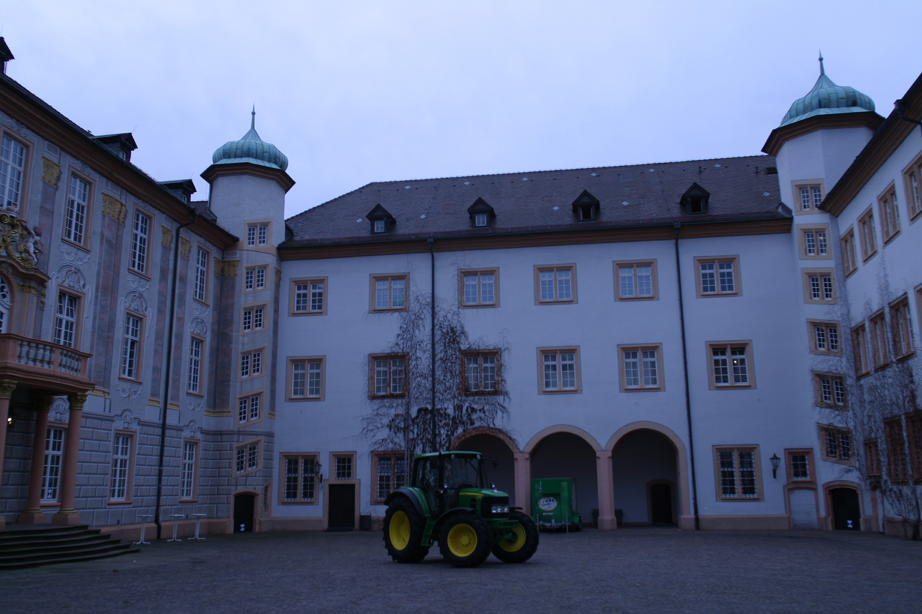
%> input picture Code/Week1/Data/0000_s.png, 922 x 614 px
$ octave lab1.m   (GNU Octave 9; MATLAB toolbox functions it lacks are replaced by stand-ins)
%> lines starting %> are read from the running program, lines starting %| are printed output that depends on the picture
### Code/Week1/apply_H.m
function [ outI ] = apply_H(I, H, reference)
% apply_H function that applies transformation H to image I
% returns image outI.

sizeI = size(I);
sizeH = size(H);
[nrows, ncols, nchan] = size(I);

% Check dimensions
if ((sizeH(1) ~= 3) || (sizeH(2) ~= 3))
    display('Matrix H has incorrect dimensions')
    return
end

% Fill in unset optional values.
switch nargin
    case 2
        reference = 'displayAllImage';
end

if strcmp(reference, 'displayAllImage')
    % Find corners in homogeneous coord.
    c1 = [1 1 1]';
    c2 = [ncols 1 1]';
    c3 = [1 nrows 1]';
    c4 = [ncols nrows 1]';

    Hc1=H*c1;
    Hc2=H*c2;
    Hc3=H*c3;
    Hc4=H*c4;

    Hc1 = Hc1/Hc1(3);
    Hc2 = Hc2/Hc2(3);
    Hc3 = Hc3/Hc3(3);
    Hc4 = Hc4/Hc4(3);

    xmin = round(min([Hc1(1) Hc2(1) Hc3(1) Hc4(1)]));
    xmax = round(max([Hc1(1) Hc2(1) Hc3(1) Hc4(1)]));
    ymin = round(min([Hc1(2) Hc2(2) Hc3(2) Hc4(2)]));
    ymax = round(max([Hc1(2) Hc2(2) Hc3(2) Hc4(2)]));

elseif strcmp(reference, 'keepOriginalPositions')
    xmin = 1;
    xmax = ncols;
    ymin = 1;
    ymax = nrows;
end

[X,Y] = meshgrid(xmin:xmax, ymin:ymax);
Hncols = xmax - xmin + 1;
Hnrows = ymax - ymin + 1;
Z = ones(Hnrows,Hncols);

XYZs = [X(:) Y(:) Z(:)]';

Hi = inv(H);
HiXYZs = Hi * XYZs;
HX = reshape(HiXYZs(1,:), Hnrows, Hncols);
HY = reshape(HiXYZs(2,:), Hnrows, Hncols);
HZ = reshape(HiXYZs(3,:), Hnrows, Hncols);
HX = HX ./ HZ;
HY = HY ./ HZ;

outI = zeros(Hnrows,Hncols, nchan);
for c=1:nchan,
    outI(:,:,c) = interp2(double(I(:,:,c)), HX, HY, 'linear', 0);
end

% figure; imshow(uint8(I)); title('original image');
% figure; imshow(uint8(outI)); title('transformed image');

end

### Code/Week1/lab1.m
%%%%%%%%%%%%%%%%%%%%%%%%%%%%%%%%%%%%%%%%%%%%%%%%%%%%%%%%%%%%%%%%%%%%%%%%%%%
%% Lab 1: Image rectification


%%%%%%%%%%%%%%%%%%%%%%%%%%%%%%%%%%%%%%%%%%%%%%%%%%%%%%%%%%%%%%%%%%%%%%%%%%%
%% 1. Applying image transformations

% ToDo: create the function  "apply_H" that gets as input a homography and
% an image and returns the image transformed by the homography.
% At some point you will need to interpolate the image values at some points,
% you may use the Matlab function "interp2" for that.

clear all;
close all;
clc;
%% 1.1. Similarities
I=imread('Data/0000_s.png'); % we have to be in the proper folder
%> I is the input picture: size 614x922x3 uint8; mean R, G, B 89.5, 99.9, 130.2
figure(1); imshow(I); title('Original Image');

% ToDo: generate a matrix H which produces a similarity transformation
% Matrix H with translation
H = [1 0 100;
     0 1 150;
     0 0  1 ];

I2 = apply_H(I, H, 'keepOriginalPositions');
figure(2); imshow(uint8(I2)); title('Planar transformations: Translation');

% Matrix H with rotation of 20º
H = [cosd(20) -sind(20) 0;
     sind(20) cosd(20) 0;
     0 0 1];

I2 = apply_H(I, H);
figure(3); imshow(uint8(I2)); title('Planar transformations: Rotation');

% Matrix H with translation & rotation
H = [cosd(20) -sind(20) 100;
     sind(20) cosd(20) 150;
     0 0 1];

I2 = apply_H(I, H, 'keepOriginalPositions');
%> call 3 of apply_H, with H = [0.94 -0.342 100; 0.342 0.94 150; 0 0 1], reference = 'keepOriginalPositions'
%> after the loop in apply_H (call 3), `for c=1:nchan,`:
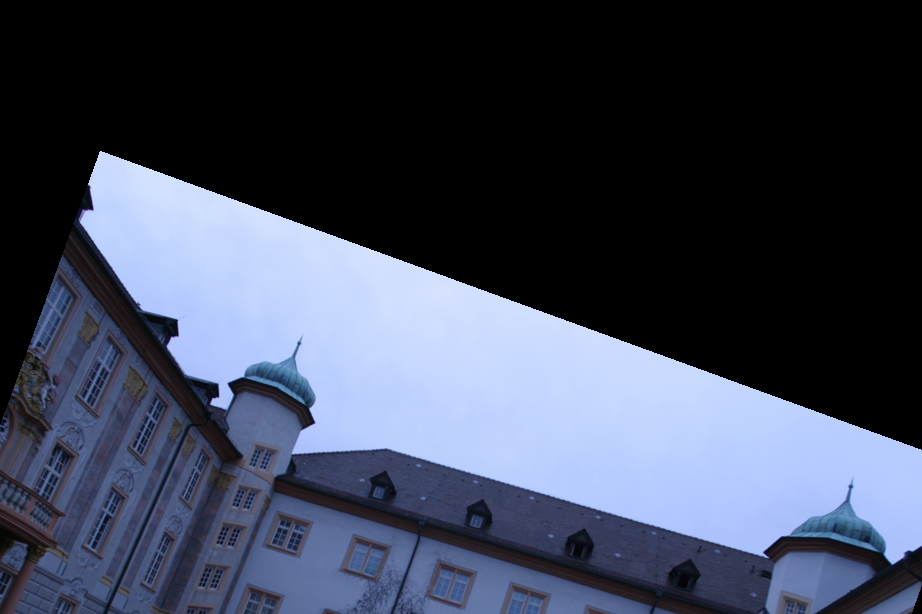
%> outI: size 614x922x3 double; mean R, G, B 62, 68.7, 86.8
figure(4); imshow(uint8(I2)); title('Planar transformations: Translation & Rotation');

% Matrix H with scale
H = [2 0 0;
     0 2 0;
     0 0 1];

I2 = apply_H(I, H);
figure(5); imshow(uint8(I2)); title('Planar transformations: Scale');


%% 1.2. Affinities

% ToDo: generate a matrix H which produces an affine transformation
H = [1.15  -0.3  160;
     0.3   0.65  -65;
     0      0     1];

I2 = apply_H(I, H);
%> call 5 of apply_H, with H = [1.15 -0.3 160; 0.3 0.65 -65; 0 0 1]
%> after the loop in apply_H (call 5), `for c=1:nchan,`:
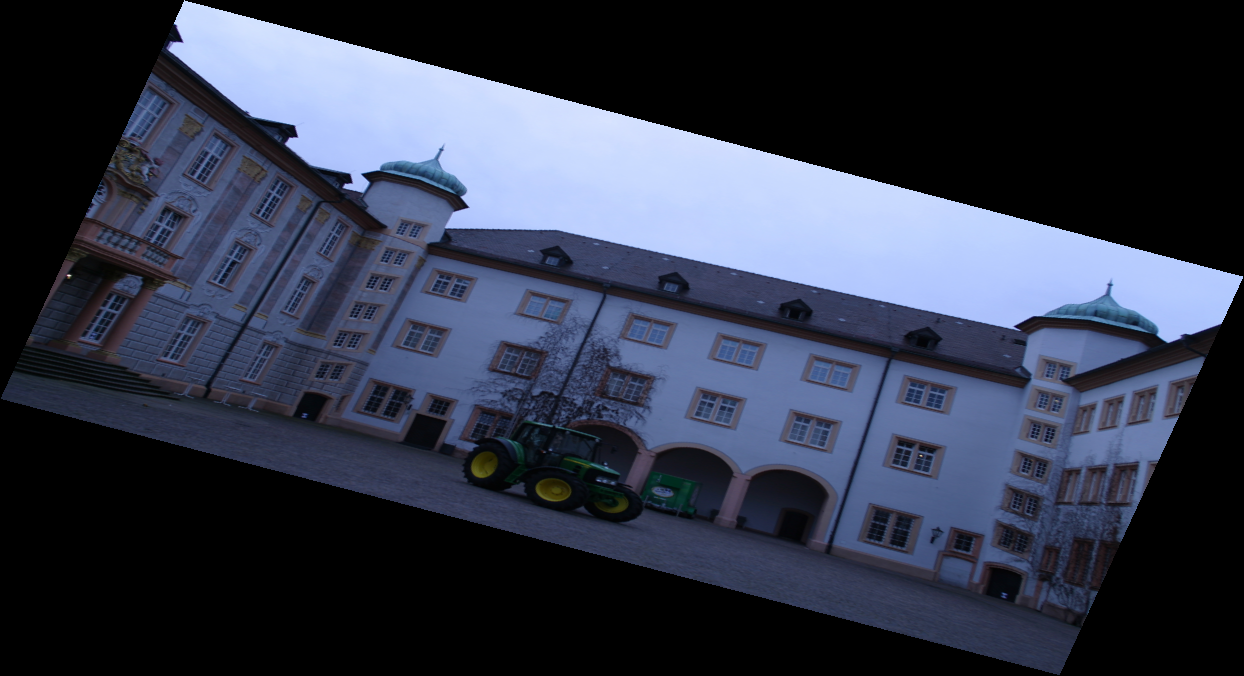
%> outI: size 676x1244x3 double; mean R, G, B 50.3, 56.2, 73.2
figure(6); imshow(uint8(I2)); title('Planar transformations: Affine')

% ToDo: decompose the affinity in four transformations: two
% rotations, a scale, and a translation
A = H(1:size(H,1)-1,1:size(H,2)-1);
[U,S,V] = svd(A); %performs a singular value decomposition of matrix A, such that A = U*S*V'.
R_theta = U*V';
R_phi = V';
D = S;
t = [H(1,size(H,1)); H(2,size(H,1))];

% ToDo: verify that the product of the four previous transformations
% produces the same matrix H as above

% Compute A, following Lecture 1, Page 43 of 48
A = R_theta*R_phi'*D*R_phi;
% Add the translation terms to H
H_new = [A t; 0 0 1];
I2 = apply_H(I, H_new);
figure(7); imshow(uint8(I2)); title('Planar transformations: Affine (From SVD decomposition)')

% ToDo: verify that the proper sequence of the four previous
% transformations over the image I produces the same image I2 as before
Identity = [1 0; 0 1];
H_R_phi = [R_phi [0; 0]; 0 0 1];
H_D = [D [0; 0]; 0 0 1];
H_R_theta = [R_theta [0; 0]; 0 0 1];
H_t = [Identity t; 0 0 1];

I_aux = apply_H(I, H_R_theta);
%> call 7 of apply_H, with H = [0.949 -0.316 0; 0.316 0.949 0; 0 0 1]
%> after the loop in apply_H (call 7), `for c=1:nchan,`:
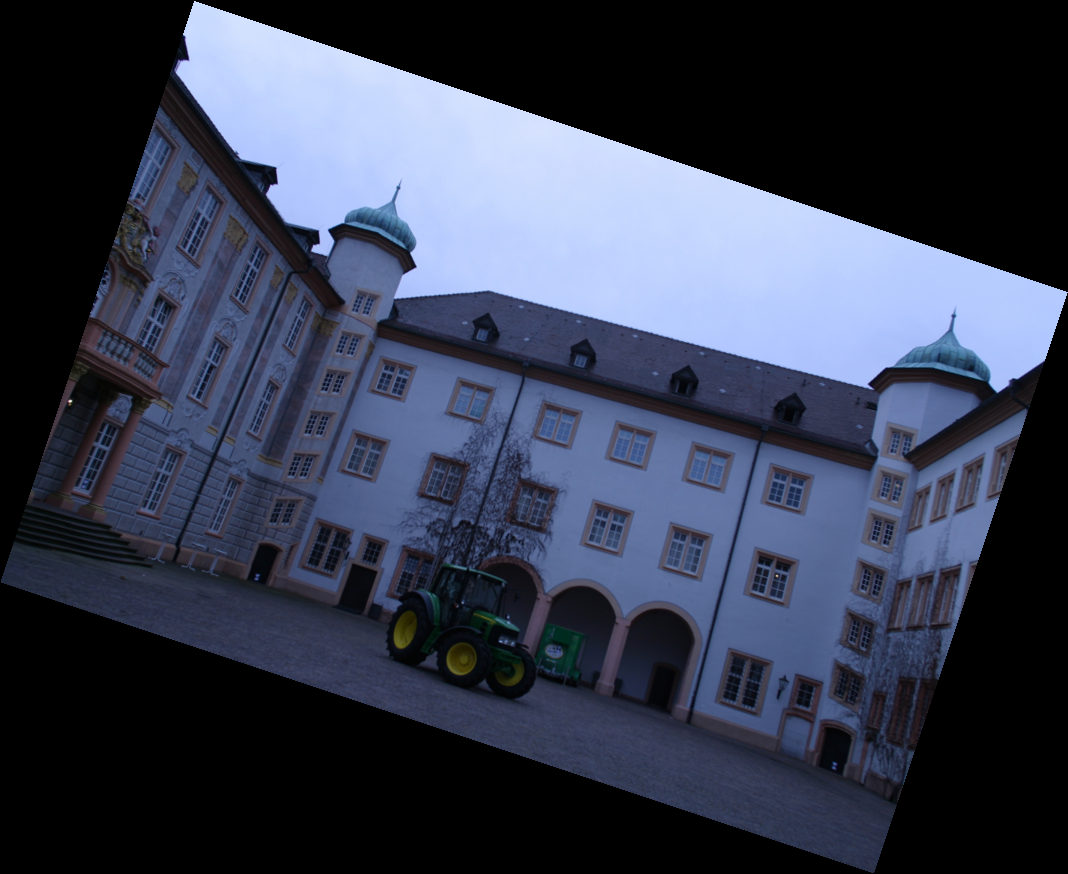
%> outI: size 874x1068x3 double; mean R, G, B 54.1, 60.4, 78.7
I_aux = apply_H(I_aux, H_R_phi');
%> call 8 of apply_H, with H = [-0.987 0.16 0; 0.16 0.987 0; 0 0 1]
%> after the loop in apply_H (call 8), `for c=1:nchan,`:
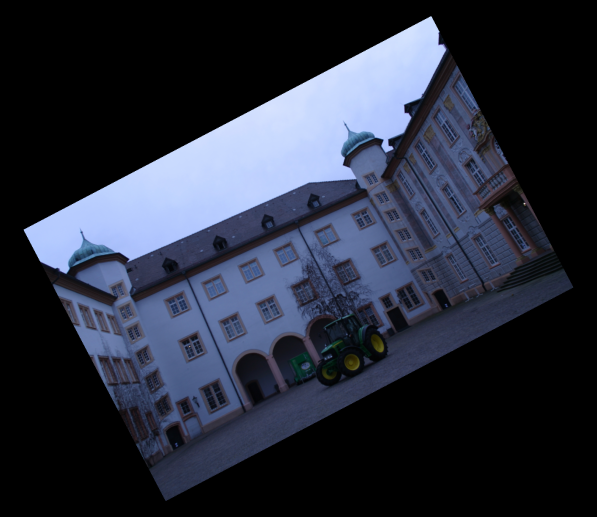
%> outI: size 1034x1194x3 double (shown at 1/2 size); mean R, G, B 40.9, 45.7, 59.5
I_aux = apply_H(I_aux, H_D);
%> after the loop in apply_H (call 9), `for c=1:nchan,`:
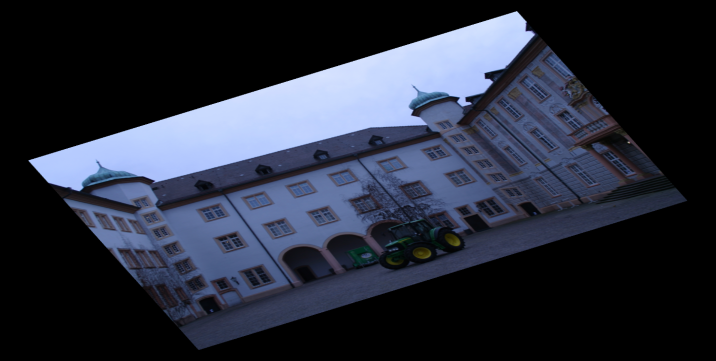
%> outI: size 722x1431x3 double (shown at 1/2 size); mean R, G, B 40.9, 45.7, 59.6
I_aux = apply_H(I_aux, H_R_phi);
%> after the loop in apply_H (call 10), `for c=1:nchan,`:
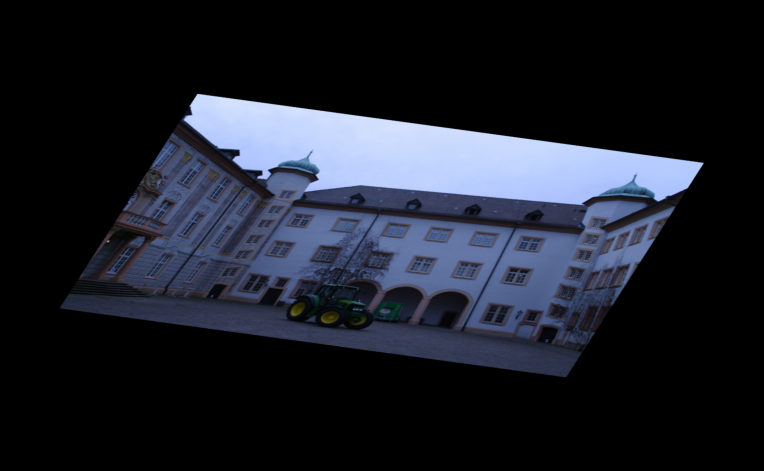
%> outI: size 942x1528x3 double (shown at 1/2 size); mean R, G, B 29.4, 32.8, 42.8
I_aux = apply_H(I_aux, H_t);
figure(8); imshow(uint8(I_aux)); title('Planar transformations: Affine (Apply matrices independently)')

%% 1.3 Projective transformations (homographies)
% ToDo: generate a matrix H which produces a projective transformation
H = [0.7 -1 -0.5; 0.2 0.8 -1; 0.00004 0 -1];
I2 = apply_H(I, H);
%> after the loop in apply_H (call 12), `for c=1:nchan,`:
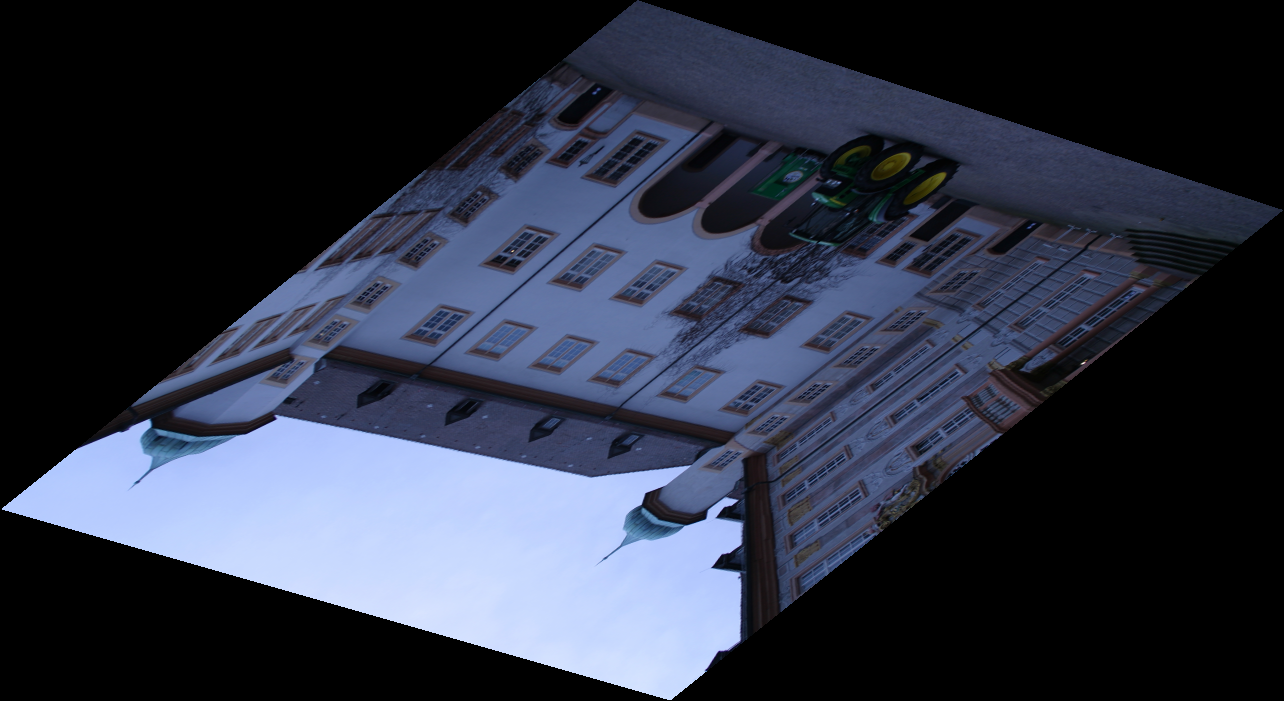
%> outI: size 701x1284x3 double; mean R, G, B 45.1, 50.4, 65.8
figure(9); imshow(uint8(I2));title('Projective transformations')

%%%%%%%%%%%%%%%%%%%%%%%%%%%%%%%%%%%%%%%%%%%%%%%%%%%%%%%%%%%%%%%%%%%%%%%%%%%
%% 2. Affine Rectification

% choose the image points
I = imread('Data/0000_s.png');
%> (the run ends here)
